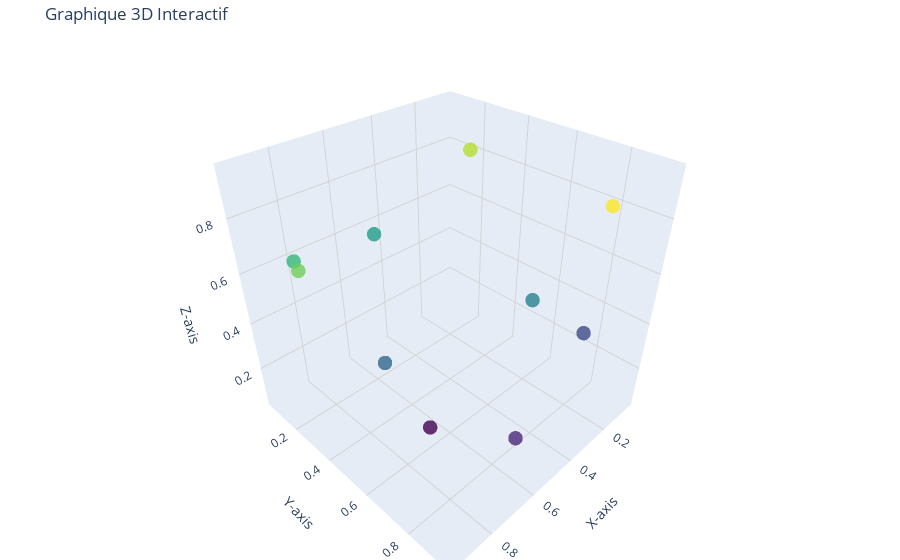

Notebook code cell kept with this figure:
### Markdown cell above
An interactive version of the above graph can be plotted using `plotly`:

### Code cell
import plotly.graph_objects as go

# Générer les points
points = generate_indices(3, 10)
x = points[:, 0]
y = points[:, 1]
z = points[:, 2]

# Création du scatter plot 3D interactif avec Plotly
fig = go.Figure()

fig.add_trace(go.Scatter3d(
    x=x, y=y, z=z,
    mode='markers',
    marker=dict(
        size=5,
        color=z,  # Couleur en fonction de la hauteur
        colorscale='viridis',
        opacity=0.8
    )
))

# Mise en forme des axes et du fond
fig.update_layout(
    title="Graphique 3D Interactif",
    scene=dict(
        xaxis=dict(title="X-axis", showgrid=True, gridcolor="lightgray"),
        yaxis=dict(title="Y-axis", showgrid=True, gridcolor="lightgray"),
        zaxis=dict(title="Z-axis", showgrid=True, gridcolor="lightgray"),
    ),
    margin=dict(l=0, r=0, b=0, t=40),
)

# Affichage interactif
fig.show()

### Figure 1 — Plotly figure (JSON) as saved in the notebook; plotly's stock layout.template omitted (floating-point values rounded to 4 significant figures)
{"data": [{"marker": {"color": [0.25, 0.85, 0.45, 0.95, 0.55, 0.15, 0.05, 0.35, 0.65, 0.75], "colorscale": [[0, "#440154"], [0.1111, "#482878"], [0.2222, "#3e4989"], [0.3333, "#31688e"], [0.4444, "#26828e"], [0.5556, "#1f9e89"], [0.6667, "#35b779"], [0.7778, "#6ece58"], [0.8889, "#b5de2b"], [1, "#fde725"]], "opacity": 0.8, "size": 5}, "mode": "markers", "type": "scatter3d", "x": [0.05, 0.15, 0.25, 0.35, 0.45, 0.55, 0.65, 0.75, 0.85, 0.95], "y": [0.75, 0.25, 0.65, 0.95, 0.05, 0.85, 0.55, 0.45, 0.15, 0.35], "z": [0.25, 0.85, 0.45, 0.95, 0.55, 0.15, 0.05, 0.35, 0.65, 0.75]}], "layout": {"margin": {"b": 0, "l": 0, "r": 0, "t": 40}, "scene": {"xaxis": {"gridcolor": "lightgray", "showgrid": true, "title": {"text": "X-axis"}}, "yaxis": {"gridcolor": "lightgray", "showgrid": true, "title": {"text": "Y-axis"}}, "zaxis": {"gridcolor": "lightgray", "showgrid": true, "title": {"text": "Z-axis"}}}, "title": {"text": "Graphique 3D Interactif"}}}
